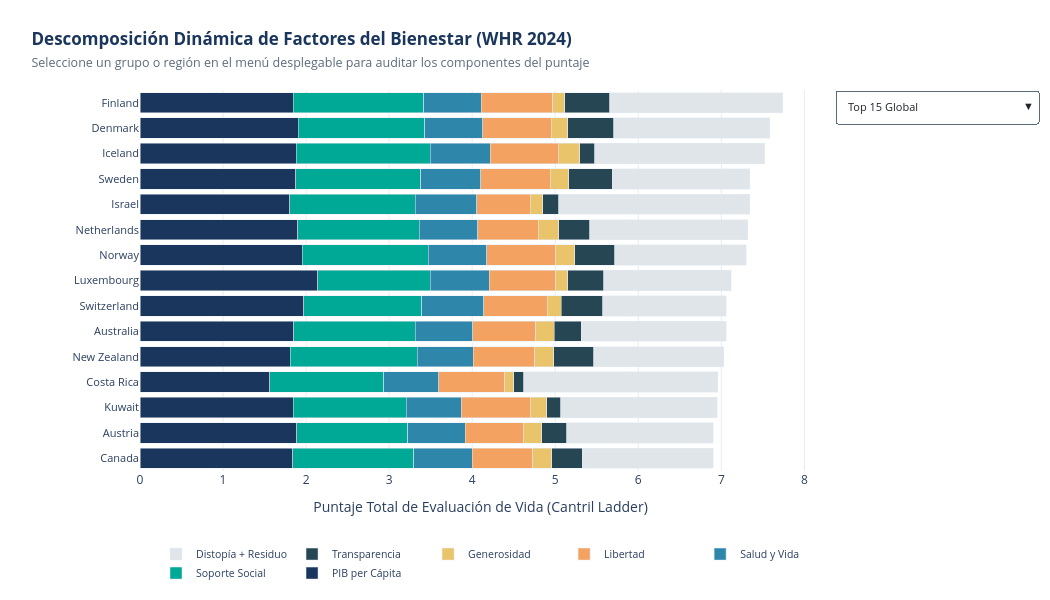

This figure's notebook cell:
### Markdown cell above
### 5.2. Visualización Interactiva 2: Descomposición Dinámica de los Factores de la Felicidad
**Utilidad Analítica:** Un tablero interactivo de barras apiladas con menú selector (`updatemenus`) para desglosar con precisión matemática la contribución de cada variable explicada más el residuo distópico en los países líderes, rezagados y por cada región del planeta.

### Code cell
# ============================================================
# GRÁFICO 6 (PLOTLY): DESCOMPOSICIÓN DINÁMICA DE FACTORES (STACKED BAR)
# ============================================================

df_stack = df.dropna(subset=['Explained by: Log GDP per capita']).copy()

# Variables que componen el puntaje total
factores_stack = [
    ('Explained by: Log GDP per capita', 'PIB per Cápita', '#1B365D'),
    ('Explained by: Social support', 'Soporte Social', '#00A896'),
    ('Explained by: Healthy life expectancy', 'Salud y Vida', '#2E86AB'),
    ('Explained by: Freedom to make life choices', 'Libertad', '#F4A261'),
    ('Explained by: Generosity', 'Generosidad', '#E9C46A'),
    ('Explained by: Perceptions of corruption', 'Transparencia', '#264653'),
    ('Dystopia + residual', 'Distopía + Residuo', '#E0E5EA')
]

# Construir opciones del menú interactivo
opciones_menu = ['Top 15 Global', 'Bottom 15 Global'] + sorted(df_stack['Region'].unique().tolist())

# Construir figura interactiva
fig_plotly2 = go.Figure()

# Vista inicial: Top 15
sub_inicial = df_stack.sort_values('Ladder score', ascending=True).tail(15)

for col_name, label_name, color_hex in factores_stack:
    fig_plotly2.add_trace(
        go.Bar(
            y=sub_inicial['Country name'],
            x=sub_inicial[col_name],
            name=label_name,
            orientation='h',
            marker=dict(color=color_hex),
            hovertemplate=f"<b>%{{y}}</b><br>{label_name}: %{{x:.3f}}<extra></extra>"
        )
    )

# Generar estados de visibilidad para cada opción del menú
botones = []

for opcion in opciones_menu:
    if opcion == 'Top 15 Global':
        sub_datos = df_stack.sort_values('Ladder score', ascending=True).tail(15)
    elif opcion == 'Bottom 15 Global':
        sub_datos = df_stack.sort_values('Ladder score', ascending=False).tail(15)
    else:
        sub_datos = df_stack[df_stack['Region'] == opcion].sort_values('Ladder score', ascending=True)
    
    # Actualizar datos de trazas
    nuevos_y = sub_datos['Country name'].tolist()
    nuevas_x = [sub_datos[col].tolist() for col, _, _ in factores_stack]
    
    botones.append(dict(
        label=opcion,
        method='update',
        args=[
            {'y': [nuevos_y] * len(factores_stack), 'x': nuevas_x},
            {'title': f"<b>Descomposición de Factores del Bienestar: {opcion}</b>"}
        ]
    ))

fig_plotly2.update_layout(
    barmode='stack',
    title=dict(
        text='<b>Descomposición Dinámica de Factores del Bienestar (WHR 2024)</b><br>'
             '<span style="font-size:12.5px; color:#5A6B7C;">Seleccione un grupo o región en el menú desplegable para auditar los componentes del puntaje</span>',
        x=0.03,
        xanchor='left',
        font=dict(size=17, color=AZUL_INST)
    ),
    updatemenus=[
        dict(
            buttons=botones,
            direction='down',
            showactive=True,
            x=1.02,
            xanchor='left',
            y=1.0,
            yanchor='top',
            bgcolor=BLANCO,
            bordercolor=GRIS_SECUNDARIO,
            font=dict(size=11, color=GRIS_TEXTO)
        )
    ],
    xaxis=dict(
        title='Puntaje Total de Evaluación de Vida (Cantril Ladder)',
        gridcolor=GRIS_REJILLA,
        range=[0, 8.2]
    ),
    yaxis=dict(
        title='',
        tickfont=dict(size=11)
    ),
    legend=dict(
        orientation='h',
        y=-0.18,
        x=0.5,
        xanchor='center',
        font=dict(size=10.5)
    ),
    paper_bgcolor=BLANCO,
    plot_bgcolor=BLANCO,
    width=1050,
    height=600,
    margin=dict(l=140, r=220, t=90, b=90)
)

fig_plotly2.show(config={'responsive': True, 'displaylogo': False})

### Figure 1 — Plotly figure (JSON) as saved in the notebook; plotly's stock layout.template omitted (floating-point values rounded to 4 significant figures; data arrays with more than 128 entries replaced by an {"elided": "..."} marker saying what was removed)
{"data": [{"hovertemplate": "<b>%{y}</b><br>PIB per Cápita: %{x:.3f}<extra></extra>", "marker": {"color": "#1B365D"}, "name": "PIB per Cápita", "orientation": "h", "type": "bar", "x": [1.84, 1.885, 1.845, 1.561, 1.81, 1.854, 1.97, 2.141, 1.952, 1.901, 1.803, 1.878, 1.881, 1.908, 1.844], "y": ["Canada", "Austria", "Kuwait", "Costa Rica", "New Zealand", "Australia", "Switzerland", "Luxembourg", "Norway", "Netherlands", "Israel", "Sweden", "Iceland", "Denmark", "Finland"]}, {"hovertemplate": "<b>%{y}</b><br>Soporte Social: %{x:.3f}<extra></extra>", "marker": {"color": "#00A896"}, "name": "Soporte Social", "orientation": "h", "type": "bar", "x": [1.459, 1.336, 1.364, 1.373, 1.527, 1.461, 1.425, 1.355, 1.517, 1.462, 1.513, 1.501, 1.617, 1.52, 1.572], "y": ["Canada", "Austria", "Kuwait", "Costa Rica", "New Zealand", "Australia", "Switzerland", "Luxembourg", "Norway", "Netherlands", "Israel", "Sweden", "Iceland", "Denmark", "Finland"]}, {"hovertemplate": "<b>%{y}</b><br>Salud y Vida: %{x:.3f}<extra></extra>", "marker": {"color": "#2E86AB"}, "name": "Salud y Vida", "orientation": "h", "type": "bar", "x": [0.701, 0.6962, 0.6612, 0.6608, 0.6726, 0.692, 0.7467, 0.7076, 0.7038, 0.7059, 0.7398, 0.7239, 0.7183, 0.6989, 0.6948], "y": ["Canada", "Austria", "Kuwait", "Costa Rica", "New Zealand", "Australia", "Switzerland", "Luxembourg", "Norway", "Netherlands", "Israel", "Sweden", "Iceland", "Denmark", "Finland"]}, {"hovertemplate": "<b>%{y}</b><br>Libertad: %{x:.3f}<extra></extra>", "marker": {"color": "#F4A261"}, "name": "Libertad", "orientation": "h", "type": "bar", "x": [0.7301, 0.7027, 0.8266, 0.7965, 0.7455, 0.7563, 0.7592, 0.8012, 0.8354, 0.7251, 0.6415, 0.8383, 0.8185, 0.8227, 0.8593], "y": ["Canada", "Austria", "Kuwait", "Costa Rica", "New Zealand", "Australia", "Switzerland", "Luxembourg", "Norway", "Netherlands", "Israel", "Sweden", "Iceland", "Denmark", "Finland"]}, {"hovertemplate": "<b>%{y}</b><br>Generosidad: %{x:.3f}<extra></extra>", "marker": {"color": "#E9C46A"}, "name": "Generosidad", "orientation": "h", "type": "bar", "x": [0.2302, 0.2139, 0.1995, 0.1085, 0.2261, 0.2252, 0.1733, 0.1457, 0.2241, 0.2474, 0.1532, 0.2215, 0.2583, 0.2036, 0.1417], "y": ["Canada", "Austria", "Kuwait", "Costa Rica", "New Zealand", "Australia", "Switzerland", "Luxembourg", "Norway", "Netherlands", "Israel", "Sweden", "Iceland", "Denmark", "Finland"]}, {"hovertemplate": "<b>%{y}</b><br>Transparencia: %{x:.3f}<extra></extra>", "marker": {"color": "#264653"}, "name": "Transparencia", "orientation": "h", "type": "bar", "x": [0.3682, 0.3046, 0.1717, 0.1229, 0.4802, 0.3234, 0.4976, 0.4324, 0.4839, 0.3724, 0.1928, 0.5238, 0.1825, 0.5484, 0.5462], "y": ["Canada", "Austria", "Kuwait", "Costa Rica", "New Zealand", "Australia", "Switzerland", "Luxembourg", "Norway", "Netherlands", "Israel", "Sweden", "Iceland", "Denmark", "Finland"]}, {"hovertemplate": "<b>%{y}</b><br>Distopía + Residuo: %{x:.3f}<extra></extra>", "marker": {"color": "#E0E5EA"}, "name": "Distopía + Residuo", "orientation": "h", "type": "bar", "x": [1.572, 1.766, 1.884, 2.333, 1.567, 1.745, 1.488, 1.54, 1.586, 1.906, 2.298, 1.658, 2.05, 1.881, 2.082], "y": ["Canada", "Austria", "Kuwait", "Costa Rica", "New Zealand", "Australia", "Switzerland", "Luxembourg", "Norway", "Netherlands", "Israel", "Sweden", "Iceland", "Denmark", "Finland"]}], "layout": {"barmode": "stack", "height": 600, "legend": {"font": {"size": 10.5}, "orientation": "h", "x": 0.5, "xanchor": "center", "y": -0.18}, "margin": {"b": 90, "l": 140, "r": 220, "t": 90}, "paper_bgcolor": "#FFFFFF", "plot_bgcolor": "#FFFFFF", "title": {"font": {"color": "#1B365D", "size": 17}, "text": "<b>Descomposición Dinámica de Factores del Bienestar (WHR 2024)</b><br><span style=\"font-size:12.5px; color:#5A6B7C;\">Seleccione un grupo o región en el menú desplegable para auditar los componentes del puntaje</span>", "x": 0.03, "xanchor": "left"}, "updatemenus": [{"bgcolor": "#FFFFFF", "bordercolor": "#5A6B7C", "buttons": [{"args": [{"x": [[1.84, 1.885, 1.845, 1.561, 1.81, 1.854, 1.97, 2.141, 1.952, 1.901, 1.803, 1.878, 1.881, 1.908, 1.844], [1.459, 1.336, 1.364, 1.373, 1.527, 1.461, 1.425, 1.355, 1.517, 1.462, 1.513, 1.501, 1.617, 1.52, 1.572], [0.701, 0.6962, 0.6612, 0.6608, 0.6726, 0.692, 0.7467, 0.7076, 0.7038, 0.7059, 0.7398, 0.7239, 0.7183, 0.6989, 0.6948], [0.7301, 0.7027, 0.8266, 0.7965, 0.7455, 0.7563, 0.7592, 0.8012, 0.8354, 0.7251, 0.6415, 0.8383, 0.8185, 0.8227, 0.8593], [0.2302, 0.2139, 0.1995, 0.1085, 0.2261, 0.2252, 0.1733, 0.1457, 0.2241, 0.2474, 0.1532, 0.2215, 0.2583, 0.2036, 0.1417], [0.3682, 0.3046, 0.1717, 0.1229, 0.4802, 0.3234, 0.4976, 0.4324, 0.4839, 0.3724, 0.1928, 0.5238, 0.1825, 0.5484, 0.5462], [1.572, 1.766, 1.884, 2.333, 1.567, 1.745, 1.488, 1.54, 1.586, 1.906, 2.298, 1.658, 2.05, 1.881, 2.082]], "y": [["Canada", "Austria", "Kuwait", "Costa Rica", "New Zealand", "Australia", "Switzerland", "Luxembourg", "Norway", "Netherlands", "Israel", "Sweden", "Iceland", "Denmark", "Finland"], ["Canada", "Austria", "Kuwait", "Costa Rica", "New Zealand", "Australia", "Switzerland", "Luxembourg", "Norway", "Netherlands", "Israel", "Sweden", "Iceland", "Denmark", "Finland"], ["Canada", "Austria", "Kuwait", "Costa Rica", "New Zealand", "Australia", "Switzerland", "Luxembourg", "Norway", "Netherlands", "Israel", "Sweden", "Iceland", "Denmark", "Finland"], ["Canada", "Austria", "Kuwait", "Costa Rica", "New Zealand", "Australia", "Switzerland", "Luxembourg", "Norway", "Netherlands", "Israel", "Sweden", "Iceland", "Denmark", "Finland"], ["Canada", "Austria", "Kuwait", "Costa Rica", "New Zealand", "Australia", "Switzerland", "Luxembourg", "Norway", "Netherlands", "Israel", "Sweden", "Iceland", "Denmark", "Finland"], ["Canada", "Austria", "Kuwait", "Costa Rica", "New Zealand", "Australia", "Switzerland", "Luxembourg", "Norway", "Netherlands", "Israel", "Sweden", "Iceland", "Denmark", "Finland"], ["Canada", "Austria", "Kuwait", "Costa Rica", "New Zealand", "Australia", "Switzerland", "Luxembourg", "Norway", "Netherlands", "Israel", "Sweden", "Iceland", "Denmark", "Finland"]]}, {"title": "<b>Descomposición de Factores del Bienestar: Top 15 Global</b>"}], "label": "Top 15 Global", "method": "update"}, {"args": [{"x": [[1.122, 0.7916, 0.8201, 0.8955, 0.6713, 0.899, 1.255, 0.6169, 1.445, 0.7483, 0.5337, 0.6543, 0.7708, 1.377, 0.6281], [0.2492, 0.9149, 0.706, 0.328, 1.281, 0.8089, 0.9251, 0.4104, 0.9686, 0.8501, 0.6647, 0.566, 0.8506, 0.5767, 0], [0.5133, 0.4198, 0.3797, 0.3702, 0.2927, 0.264, 0.1759, 0.3491, 0.2414, 0.2321, 0.2615, 0.2533, 0, 0.5562, 0.2418], [0.7749, 0.4409, 0.7093, 0.1721, 0.3624, 0.7271, 0.2841, 0.5709, 0.5667, 0.4869, 0.4727, 0.469, 0.5232, 0.1732, 0], [0.1404, 0.2703, 0.1912, 0.1285, 0.08012, 0.1676, 0.05936, 0.1348, 0.01443, 0.09613, 0.1887, 0.1814, 0.08209, 0.06764, 0.09074], [0.1674, 0.1007, 0.2572, 0.1597, 0.1132, 0.1093, 0.1159, 0.1358, 0.08207, 0.1306, 0.07217, 0.0533, 0.08497, 0.02877, 0.08847], [0.9192, 0.9228, 0.7171, 1.512, 0.7599, 0.5264, 0.6863, 1.203, 0.06552, 0.797, 1.102, 1.068, 0.8745, -0.07283, 0.6719]], "y": [["Bangladesh", "Ethiopia", "Tanzania", "Comoros", "Yemen", "Zambia", "Eswatini", "Malawi", "Botswana", "Zimbabwe", "Congo (Kinshasa)", "Sierra Leone", "Lesotho", "Lebanon", "Afghanistan"], ["Bangladesh", "Ethiopia", "Tanzania", "Comoros", "Yemen", "Zambia", "Eswatini", "Malawi", "Botswana", "Zimbabwe", "Congo (Kinshasa)", "Sierra Leone", "Lesotho", "Lebanon", "Afghanistan"], ["Bangladesh", "Ethiopia", "Tanzania", "Comoros", "Yemen", "Zambia", "Eswatini", "Malawi", "Botswana", "Zimbabwe", "Congo (Kinshasa)", "Sierra Leone", "Lesotho", "Lebanon", "Afghanistan"], ["Bangladesh", "Ethiopia", "Tanzania", "Comoros", "Yemen", "Zambia", "Eswatini", "Malawi", "Botswana", "Zimbabwe", "Congo (Kinshasa)", "Sierra Leone", "Lesotho", "Lebanon", "Afghanistan"], ["Bangladesh", "Ethiopia", "Tanzania", "Comoros", "Yemen", "Zambia", "Eswatini", "Malawi", "Botswana", "Zimbabwe", "Congo (Kinshasa)", "Sierra Leone", "Lesotho", "Lebanon", "Afghanistan"], ["Bangladesh", "Ethiopia", "Tanzania", "Comoros", "Yemen", "Zambia", "Eswatini", "Malawi", "Botswana", "Zimbabwe", "Congo (Kinshasa)", "Sierra Leone", "Lesotho", "Lebanon", "Afghanistan"], ["Bangladesh", "Ethiopia", "Tanzania", "Comoros", "Yemen", "Zambia", "Eswatini", "Malawi", "Botswana", "Zimbabwe", "Congo (Kinshasa)", "Sierra Leone", "Lesotho", "Lebanon", "Afghanistan"]]}, {"title": "<b>Descomposición de Factores del Bienestar: Bottom 15 Global</b>"}], "label": "Bottom 15 Global", "method": "update"}, {"args": [{"x": {"elided": "7x19 float values"}, "y": {"elided": "7x19 str values"}}, {"title": "<b>Descomposición de Factores del Bienestar: América Latina y Caribe</b>"}], "label": "América Latina y Caribe", "method": "update"}, {"args": [{"x": [[1.909, 1.353, 1.497, 1.815, 1.786, 1.842], [1.184, 1.511, 1.239, 1.178, 1.354, 1.346], [0.8573, 0.4004, 0.6289, 0.7696, 0.7848, 0.6498], [0.4847, 0.5008, 0.7044, 0.5547, 0.6315, 0.649], [0.1468, 0.2368, 0.1318, 0.1263, 0.02276, 0.06831], [0.4016, 0.05527, 0.1635, 0.1579, 0.2194, 0.2023], [0.3328, 1.64, 1.608, 1.456, 1.261, 1.747]], "y": [["Hong Kong S.A.R. of China", "Mongolia", "China", "South Korea", "Japan", "Taiwan Province of China"], ["Hong Kong S.A.R. of China", "Mongolia", "China", "South Korea", "Japan", "Taiwan Province of China"], ["Hong Kong S.A.R. of China", "Mongolia", "China", "South Korea", "Japan", "Taiwan Province of China"], ["Hong Kong S.A.R. of China", "Mongolia", "China", "South Korea", "Japan", "Taiwan Province of China"], ["Hong Kong S.A.R. of China", "Mongolia", "China", "South Korea", "Japan", "Taiwan Province of China"], ["Hong Kong S.A.R. of China", "Mongolia", "China", "South Korea", "Japan", "Taiwan Province of China"], ["Hong Kong S.A.R. of China", "Mongolia", "China", "South Korea", "Japan", "Taiwan Province of China"]]}, {"title": "<b>Descomposición de Factores del Bienestar: Asia Oriental</b>"}], "label": "Asia Oriental", "method": "update"}, {"args": [{"x": [[0.6281, 1.122, 1.361, 1.166, 1.069, 0.9654], [0, 0.2492, 1.179, 0.6527, 0.6004, 0.9902], [0.2418, 0.5133, 0.586, 0.417, 0.3207, 0.4426], [0, 0.7749, 0.5831, 0.7666, 0.5419, 0.6529], [0.09074, 0.1404, 0.1441, 0.1739, 0.1444, 0.2094], [0.08847, 0.1674, 0.03085, 0.122, 0.07396, 0.1149], [0.6719, 0.9192, 0.0145, 0.7557, 1.907, 1.783]], "y": [["Afghanistan", "Bangladesh", "Sri Lanka", "India", "Pakistan", "Nepal"], ["Afghanistan", "Bangladesh", "Sri Lanka", "India", "Pakistan", "Nepal"], ["Afghanistan", "Bangladesh", "Sri Lanka", "India", "Pakistan", "Nepal"], ["Afghanistan", "Bangladesh", "Sri Lanka", "India", "Pakistan", "Nepal"], ["Afghanistan", "Bangladesh", "Sri Lanka", "India", "Pakistan", "Nepal"], ["Afghanistan", "Bangladesh", "Sri Lanka", "India", "Pakistan", "Nepal"], ["Afghanistan", "Bangladesh", "Sri Lanka", "India", "Pakistan", "Nepal"]]}, {"title": "<b>Descomposición de Factores del Bienestar: Asia del Sur</b>"}], "label": "Asia del Sur", "method": "update"}, {"args": [{"x": [[1.35, 1.433, 1.467, 1.444, 1.054, 1.642, 1.385, 1.622, 1.212], [1.315, 0.8757, 0.99, 1.154, 1.477, 1.351, 1.277, 1.457, 1.394], [0.5133, 0.4956, 0.5244, 0.6034, 0.5881, 0.5314, 0.5417, 0.5556, 0.5389], [0.6306, 0.6682, 0.6798, 0.6502, 0.8343, 0.5515, 0.6949, 0.7326, 0.835], [0.2854, 0.1116, 0, 0.05143, 0.2252, 0.1378, 0.07737, 0.1491, 0.2515], [0.02539, 0.1992, 0.1743, 0.1731, 0.02985, 0.1205, 0.04448, 0.1198, 0.2147], [0.753, 1.11, 1.349, 1.379, 1.505, 1.451, 1.795, 1.551, 1.749]], "y": [["Ukraine", "Azerbaijan", "Georgia", "Armenia", "Kyrgyzstan", "Russia", "Moldova", "Kazakhstan", "Uzbekistan"], ["Ukraine", "Azerbaijan", "Georgia", "Armenia", "Kyrgyzstan", "Russia", "Moldova", "Kazakhstan", "Uzbekistan"], ["Ukraine", "Azerbaijan", "Georgia", "Armenia", "Kyrgyzstan", "Russia", "Moldova", "Kazakhstan", "Uzbekistan"], ["Ukraine", "Azerbaijan", "Georgia", "Armenia", "Kyrgyzstan", "Russia", "Moldova", "Kazakhstan", "Uzbekistan"], ["Ukraine", "Azerbaijan", "Georgia", "Armenia", "Kyrgyzstan", "Russia", "Moldova", "Kazakhstan", "Uzbekistan"], ["Ukraine", "Azerbaijan", "Georgia", "Armenia", "Kyrgyzstan", "Russia", "Moldova", "Kazakhstan", "Uzbekistan"], ["Ukraine", "Azerbaijan", "Georgia", "Armenia", "Kyrgyzstan", "Russia", "Moldova", "Kazakhstan", "Uzbekistan"]]}, {"title": "<b>Descomposición de Factores del Bienestar: Comunidad de Estados Indep.</b>"}], "label": "Comunidad de Estados Indep.", "method": "update"}, {"args": [{"x": [[1.438, 1.475, 1.629, 1.571, 1.465, 1.71, 1.722, 1.7, 1.706, 1.538, 1.738, 1.752, 1.699, 1.364, 1.786, 1.766, 1.783], [0.9236, 1.277, 1.469, 1.318, 1.318, 1.445, 1.528, 1.508, 1.54, 1.391, 1.417, 1.527, 1.236, 1.277, 1.502, 1.454, 1.511], [0.638, 0.5694, 0.5666, 0.5874, 0.5874, 0.6366, 0.5957, 0.5638, 0.638, 0.5853, 0.6394, 0.6573, 0.5826, 0.5991, 0.6948, 0.5984, 0.638], [0.6897, 0.5797, 0.6204, 0.6317, 0.6206, 0.4692, 0.5809, 0.6663, 0.5664, 0.6632, 0.6, 0.8054, 0.7166, 0.7393, 0.7895, 0.5327, 0.7865], [0.1379, 0.1938, 0.08329, 0.1104, 0.2464, 0.06431, 0.1227, 0.1272, 0.09605, 0.2001, 0.08053, 0.1665, 0.04071, 0.2538, 0.1575, 0.04384, 0.1768], [0.04898, 0.01463, 0.006151, 0.1322, 0, 0.04286, 0.06711, 0.07844, 0.05792, 0.1006, 0.1753, 0.4015, 0.006317, 0.07264, 0.1306, 0.1158, 0.06785], [1.428, 1.26, 1.088, 1.357, 1.64, 1.574, 1.4, 1.59, 1.653, 1.932, 1.791, 1.138, 2.21, 2.255, 1.683, 2.307, 1.858]], "y": [["Albania", "North Macedonia", "Bulgaria", "Montenegro", "Bosnia and Herzegovina", "Croatia", "Hungary", "Latvia", "Slovakia", "Serbia", "Poland", "Estonia", "Romania", "Kosovo", "Slovenia", "Lithuania", "Czechia"], ["Albania", "North Macedonia", "Bulgaria", "Montenegro", "Bosnia and Herzegovina", "Croatia", "Hungary", "Latvia", "Slovakia", "Serbia", "Poland", "Estonia", "Romania", "Kosovo", "Slovenia", "Lithuania", "Czechia"], ["Albania", "North Macedonia", "Bulgaria", "Montenegro", "Bosnia and Herzegovina", "Croatia", "Hungary", "Latvia", "Slovakia", "Serbia", "Poland", "Estonia", "Romania", "Kosovo", "Slovenia", "Lithuania", "Czechia"], ["Albania", "North Macedonia", "Bulgaria", "Montenegro", "Bosnia and Herzegovina", "Croatia", "Hungary", "Latvia", "Slovakia", "Serbia", "Poland", "Estonia", "Romania", "Kosovo", "Slovenia", "Lithuania", "Czechia"], ["Albania", "North Macedonia", "Bulgaria", "Montenegro", "Bosnia and Herzegovina", "Croatia", "Hungary", "Latvia", "Slovakia", "Serbia", "Poland", "Estonia", "Romania", "Kosovo", "Slovenia", "Lithuania", "Czechia"], ["Albania", "North Macedonia", "Bulgaria", "Montenegro", "Bosnia and Herzegovina", "Croatia", "Hungary", "Latvia", "Slovakia", "Serbia", "Poland", "Estonia", "Romania", "Kosovo", "Slovenia", "Lithuania", "Czechia"], ["Albania", "North Macedonia", "Bulgaria", "Montenegro", "Bosnia and Herzegovina", "Croatia", "Hungary", "Latvia", "Slovakia", "Serbia", "Poland", "Estonia", "Romania", "Kosovo", "Slovenia", "Lithuania", "Czechia"]]}, {"title": "<b>Descomposición de Factores del Bienestar: Europa Central y Oriental</b>"}], "label": "Europa Central y Oriental", "method": "update"}, {"args": [{"x": {"elided": "7x20 float values"}, "y": {"elided": "7x20 str values"}}, {"title": "<b>Descomposición de Factores del Bienestar: Europa Occidental</b>"}], "label": "Europa Occidental", "method": "update"}, {"args": [{"x": [[1.377, 0.6713, 1.37, 1.262, 1.306, 1.213, 1.435, 1.702, 1.249, 1.324, 1.526, 1.842, 1.983, 1.845, 1.803], [0.5767, 1.281, 0.9959, 0.983, 0.9547, 0.4711, 1.136, 1.175, 0.9959, 1.191, 1.1, 1.361, 1.164, 1.364, 1.513], [0.5562, 0.2927, 0.4877, 0.5943, 0.5791, 0.4946, 0.5708, 0.6311, 0.4982, 0.5679, 0.5497, 0.5112, 0.5626, 0.6612, 0.7398], [0.1732, 0.3624, 0.4897, 0.5932, 0.2539, 0.6311, 0.3655, 0.2021, 0.4245, 0.247, 0.5917, 0.7871, 0.815, 0.8266, 0.6415], [0.06764, 0.08012, 0.02535, 0.05933, 0.02389, 0.0421, 0.235, 0.06806, 0.1413, 0.09127, 0.1111, 0.1139, 0.2089, 0.1995, 0.1532], [0.02877, 0.1132, 0.2592, 0.1895, 0.01835, 0.08182, 0.1234, 0.1148, 0.04782, 0.2, 0.2036, 0.188, 0.2583, 0.1717, 0.1928], [-0.07283, 0.7599, 0.3488, 0.5042, 1.285, 1.861, 1.057, 1.083, 1.809, 1.743, 1.785, 1.79, 1.741, 1.884, 2.298]], "y": [["Lebanon", "Yemen", "Egypt", "Jordan", "Tunisia", "Morocco", "Iran", "Turkiye", "Iraq", "Algeria", "Libya", "Saudi Arabia", "United Arab Emirates", "Kuwait", "Israel"], ["Lebanon", "Yemen", "Egypt", "Jordan", "Tunisia", "Morocco", "Iran", "Turkiye", "Iraq", "Algeria", "Libya", "Saudi Arabia", "United Arab Emirates", "Kuwait", "Israel"], ["Lebanon", "Yemen", "Egypt", "Jordan", "Tunisia", "Morocco", "Iran", "Turkiye", "Iraq", "Algeria", "Libya", "Saudi Arabia", "United Arab Emirates", "Kuwait", "Israel"], ["Lebanon", "Yemen", "Egypt", "Jordan", "Tunisia", "Morocco", "Iran", "Turkiye", "Iraq", "Algeria", "Libya", "Saudi Arabia", "United Arab Emirates", "Kuwait", "Israel"], ["Lebanon", "Yemen", "Egypt", "Jordan", "Tunisia", "Morocco", "Iran", "Turkiye", "Iraq", "Algeria", "Libya", "Saudi Arabia", "United Arab Emirates", "Kuwait", "Israel"], ["Lebanon", "Yemen", "Egypt", "Jordan", "Tunisia", "Morocco", "Iran", "Turkiye", "Iraq", "Algeria", "Libya", "Saudi Arabia", "United Arab Emirates", "Kuwait", "Israel"], ["Lebanon", "Yemen", "Egypt", "Jordan", "Tunisia", "Morocco", "Iran", "Turkiye", "Iraq", "Algeria", "Libya", "Saudi Arabia", "United Arab Emirates", "Kuwait", "Israel"]]}, {"title": "<b>Descomposición de Factores del Bienestar: Medio Oriente y Norte de África</b>"}], "label": "Medio Oriente y Norte de África", "method": "update"}, {"args": [{"x": [[1.939, 1.84, 1.81, 1.854], [1.392, 1.459, 1.527, 1.461], [0.5424, 0.701, 0.6726, 0.692], [0.5864, 0.7301, 0.7455, 0.7563], [0.2233, 0.2302, 0.2261, 0.2252], [0.1692, 0.3682, 0.4802, 0.3234], [1.873, 1.572, 1.567, 1.745]], "y": [["United States", "Canada", "New Zealand", "Australia"], ["United States", "Canada", "New Zealand", "Australia"], ["United States", "Canada", "New Zealand", "Australia"], ["United States", "Canada", "New Zealand", "Australia"], ["United States", "Canada", "New Zealand", "Australia"], ["United States", "Canada", "New Zealand", "Australia"], ["United States", "Canada", "New Zealand", "Australia"]]}, {"title": "<b>Descomposición de Factores del Bienestar: Norteamérica y ANZ</b>"}], "label": "Norteamérica y ANZ", "method": "update"}, {"args": [{"x": [[1.011, 0.9776, 1.208, 1.361, 1.646, 1.484, 1.331, 1.232, 2.118], [1.019, 0.9881, 0.8463, 1.184, 1.143, 1.347, 1.267, 1.146, 1.361], [0.442, 0.4357, 0.4229, 0.4717, 0.5396, 0.62, 0.5389, 0.4413, 0.7689], [0.8633, 0.4504, 0.7965, 0.7794, 0.8285, 0.7557, 0.8426, 0.8263, 0.7429], [0.1699, 0.4008, 0.1695, 0.3992, 0.226, 0.2826, 0.09367, 0.09869, 0.1683], [0.07105, 0.1741, 0.1665, 0.05471, 0.119, 0.02418, 0.16, 0.136, 0.5751], [0.7649, 0.9278, 1.529, 1.318, 1.473, 1.463, 1.81, 2.167, 0.7882]], "y": [["Cambodia", "Myanmar", "Laos", "Indonesia", "Malaysia", "Thailand", "Vietnam", "Philippines", "Singapore"], ["Cambodia", "Myanmar", "Laos", "Indonesia", "Malaysia", "Thailand", "Vietnam", "Philippines", "Singapore"], ["Cambodia", "Myanmar", "Laos", "Indonesia", "Malaysia", "Thailand", "Vietnam", "Philippines", "Singapore"], ["Cambodia", "Myanmar", "Laos", "Indonesia", "Malaysia", "Thailand", "Vietnam", "Philippines", "Singapore"], ["Cambodia", "Myanmar", "Laos", "Indonesia", "Malaysia", "Thailand", "Vietnam", "Philippines", "Singapore"], ["Cambodia", "Myanmar", "Laos", "Indonesia", "Malaysia", "Thailand", "Vietnam", "Philippines", "Singapore"], ["Cambodia", "Myanmar", "Laos", "Indonesia", "Malaysia", "Thailand", "Vietnam", "Philippines", "Singapore"]]}, {"title": "<b>Descomposición de Factores del Bienestar: Sudeste Asiático</b>"}], "label": "Sudeste Asiático", "method": "update"}, {"args": [{"x": {"elided": "7x35 float values"}, "y": {"elided": "7x35 str values"}}, {"title": "<b>Descomposición de Factores del Bienestar: África Subsahariana</b>"}], "label": "África Subsahariana", "method": "update"}], "direction": "down", "font": {"color": "#212529", "size": 11}, "showactive": true, "x": 1.02, "xanchor": "left", "y": 1, "yanchor": "top"}], "width": 1050, "xaxis": {"gridcolor": "#E9ECEF", "range": [0, 8.2], "title": {"text": "Puntaje Total de Evaluación de Vida (Cantril Ladder)"}}, "yaxis": {"tickfont": {"size": 11}, "title": {"text": ""}}}}
